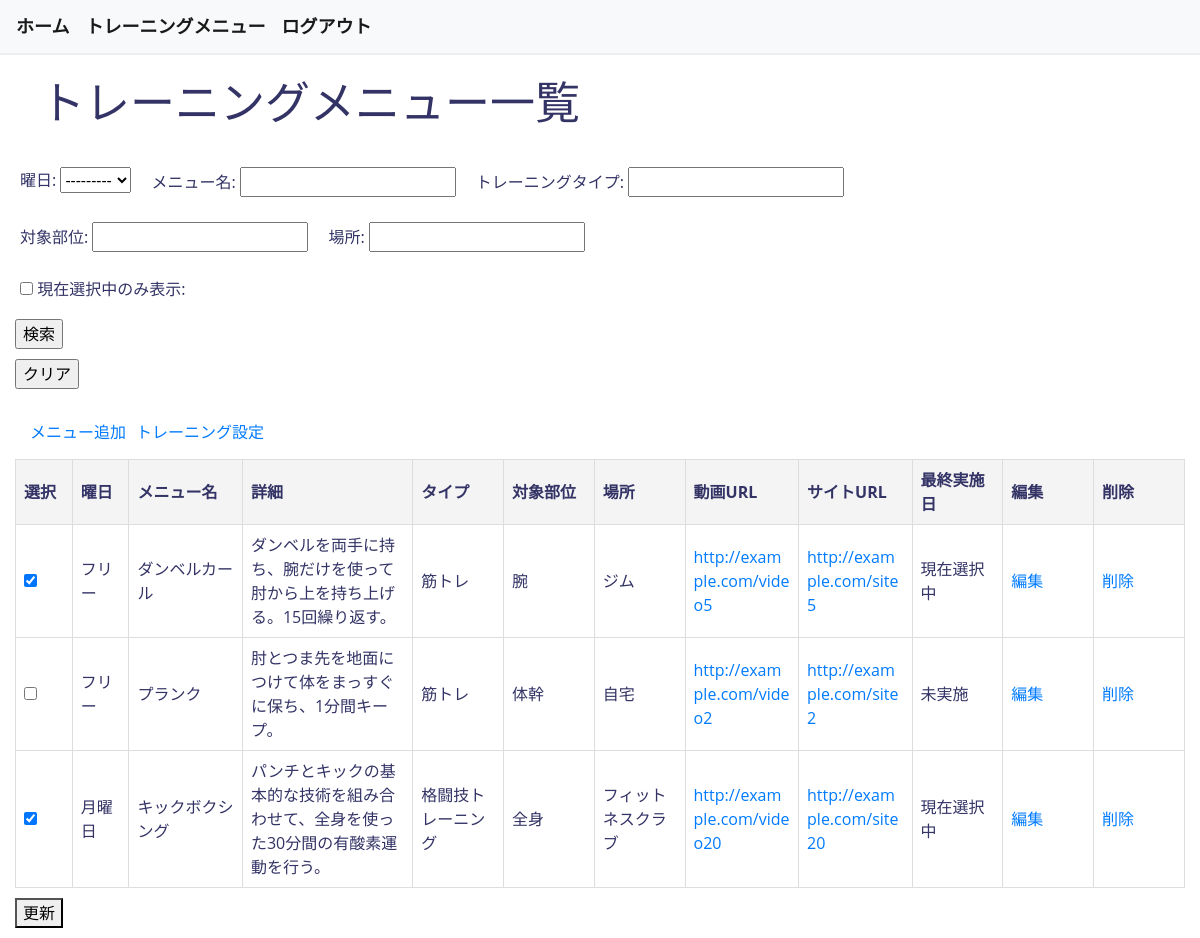
The page /training_menus/training_list/ (signed in) on the database its author committed.
### training_menus/models.py (models this page shows, shortened)
class UserCustomMenus(models.Model):
    DAY_OF_WEEK_CHOICES = (
        ('free', 'フリー'),
        ('monday', '月曜日'),
        ('tuesday', '火曜日'),
        ('wednesday', '水曜日'),
        ('thursday', '木曜日'),
        ('friday', '金曜日'),
        ('saturday', '土曜日'),
        ('sunday', '日曜日'),
    )
    menu_name = models.CharField(max_length=1000, verbose_name='メニュー名')
    menu_details = models.CharField(max_length=2000, blank=True, null=True, verbose_name='詳細')
    training_type = models.ForeignKey(
        TrainingType,
        on_delete = models.CASCADE,
        blank=True,
        null=True,
        verbose_name='トレーニングタイプ'
    )
    training_part = models.ForeignKey(
        TrainingPart,
        on_delete = models.CASCADE,
        blank=True,
        null=True,
        verbose_name='対象部位'
    )
    training_location = models.ForeignKey(
        TrainingLocation,
        on_delete = models.CASCADE,
        blank=True,
        null=True,
        verbose_name='場所'
    )
    reference_video_url = models.URLField(max_length=1000, blank=True, null=True, verbose_name='動画URL')
    reference_site_url = models.URLField(max_length=1000, blank=True, null=True, verbose_name='サイトURL')
    last_performed_date = models.CharField(max_length=1000, default='未実施', verbose_name='最終実施日')
    is_current = models.BooleanField(default=False, verbose_name='現在選択')
    day_of_week = models.CharField(max_length=10, choices=DAY_OF_WEEK_CHOICES, blank=True, null=True, verbose_name='曜日')
    user = models.ForeignKey(
        Users,
        on_delete = models.CASCADE,
        related_name='custom_menus',
    )
    create_at = models.DateTimeField(auto_now_add=True)
    update_at = models.DateTimeField(auto_now=True)
    class Meta:
        db_table = 'training_custom_menus'
        verbose_name = 'ユーザーカスタムメニュー'
        verbose_name_plural = 'ユーザーカスタムメニュー'

class TrainingType(models.Model):
    name = models.CharField(max_length=1000)
    user = models.ForeignKey(
        Users,
        on_delete = models.CASCADE,
    )
    create_at = models.DateTimeField(auto_now_add=True)
    update_at = models.DateTimeField(auto_now=True)
    class Meta:
        db_table = 'training_type'

class TrainingPart(models.Model):
    name = models.CharField(max_length=1000)
    user = models.ForeignKey(
        Users,
        on_delete = models.CASCADE,
    )
    create_at = models.DateTimeField(auto_now_add=True)
    update_at = models.DateTimeField(auto_now=True)
    class Meta:
        db_table = 'training_part'

class TrainingLocation(models.Model):
    name = models.CharField(max_length=1000)
    user = models.ForeignKey(
        Users,
        on_delete = models.CASCADE,
    )
    create_at = models.DateTimeField(auto_now_add=True)
    update_at = models.DateTimeField(auto_now=True)
    class Meta:
        db_table = 'training_location'

### training_menus/views.py (the view, shortened to what this page needs)
# urls.py: path('training_list/', TrainingListView.as_view(), name='training_list'),
class TrainingListView(LoginRequiredMixin, ListView):
    template_name = os.path.join('training_menus', 'training_list.html')
    model = UserCustomMenus
    def get_queryset(self):
        queryset = super().get_queryset().filter(user=self.request.user)
        form = TrainingSearchForm(self.request.GET)
        if form.is_valid():
            data = form.cleaned_data
            if data.get('day_of_week'):
                queryset = queryset.filter(day_of_week=data['day_of_week'])
            if data.get('menu_name'):
                queryset = queryset.filter(menu_name__icontains=data['menu_name'])
            if data.get('training_type_name'):
                queryset = queryset.filter(training_type__name__icontains=data['training_type_name'])
            if data.get('training_part_name'):
                queryset = queryset.filter(training_part__name__icontains=data['training_part_name'])
            if data.get('training_location_name'):
                queryset = queryset.filter(training_location__name__icontains=data['training_location_name'])
            if data.get('current_only'):
                queryset = queryset.filter(is_current=True)
        return queryset
    def get_context_data(self, **kwargs):
        context = super().get_context_data(**kwargs)
        context['form'] = TrainingSearchForm(initial=self.request.GET)
        return context

### training_menus/forms.py
class TrainingSearchForm(forms.Form):
    day_of_week = forms.ChoiceField(
        choices=[('', '---------')] + list(UserCustomMenus.DAY_OF_WEEK_CHOICES),
        required=False,
        label='曜日',
    )
    menu_name = forms.CharField(label='メニュー名', required=False)
    training_type_name = forms.CharField(label='トレーニングタイプ', required=False)
    training_part_name = forms.CharField(label='対象部位', required=False)
    training_location_name = forms.CharField(label='場所', required=False)
    current_only = forms.BooleanField(label='現在選択中のみ表示', required=False, initial=False)

### templates/training_menus/training_list.html (shortened to what this page needs)
{% extends 'base.html' %}
{% load static %}
{% block content %}
<link rel="stylesheet" type="text/css" href="{% static 'css/training_list.css' %}">
<h1 class="page-title">トレーニングメニュー一覧</h1>
<div class="container">
  <div class="search-form-container">
    <form method="get" action="{% url 'training_menus:training_list' %}" class="search-form">
      <div class="form-row">
        <div class="form-field">
          {{ form.day_of_week.label_tag }}
          {{ form.day_of_week }}
        </div>
        <div class="form-field">
          {{ form.menu_name.label_tag }}
          {{ form.menu_name }}
        </div>
        <div class="form-field">
          {{ form.training_type_name.label_tag }}
          {{ form.training_type_name }}
        </div>
      </div>
      <div class="form-row">
        <div class="form-field">
          {{ form.training_part_name.label_tag }}
          {{ form.training_part_name }}
        </div>
        <div class="form-field">
          {{ form.training_location_name.label_tag }}
          {{ form.training_location_name }}
        </div>
      </div>
      <div class="form-row">
        <div class="form-field checkbox-field">
          {{ form.current_only }}
          {{ form.current_only.label_tag }}
        </div>
      </div>
      <div class="form-actions">
        <input type="submit" value="検索" class="search-button"/>
      </div>
    </form>
    <form method="get" action="{% url 'training_menus:training_list' %}">
      <p><input type="submit" value="クリア" class="clear-button"/></p>
    </form>
  </div>
  <div class="link-container">
    <p><a href="{% url 'training_menus:training_add' %}" class="add-menu-link">メニュー追加</a></p>
    <p><a href="{% url 'training_menus:training_settings' %}" class="settings-link">トレーニング設定</a></p>
  </div>
  <div class="training-table-container">
    <form method="post">
        <table class="training-table">
            <thead>
            <tr>
                <th>選択</th>
                <th>曜日</th>
                <th>メニュー名</th>
                <th>詳細</th>
                <th>タイプ</th>
                <th>対象部位</th>
                <th>場所</th>
                <th>動画URL</th>
                <th>サイトURL</th>
                <th>最終実施日</th>
                <th>編集</th>
                <th>削除</th>
            </tr>
            </thead>
            <tbody>
            {% for object in object_list %}
            <tr>
                <td><input type="checkbox" name="is_current_{{ object.id }}" value="{{ object.id }}" {% if object.is_current %} checked {% endif %}></td>
                <td>{{ object.get_day_of_week_display }}</td>
                <td>{{ object.menu_name }}</td>
                <td>{{ object.menu_details }}</td>
                <td>{{ object.training_type.name }}</td>
                <td>{{ object.training_part.name }}</td>
                <td>{{ object.training_location.name }}</td>
                <td><a href="{{ object.reference_video_url }}" target="_blank">{{ object.reference_video_url|truncatechars:30 }}</a></td>
                <td><a href="{{ object.reference_site_url }}" target="_blank">{{ object.reference_site_url|truncatechars:30 }}</a></td>
                <td>{{ object.last_performed_date }}</td>
                <td><a href="{% url 'training_menus:training_update' object.id %}" class="edit-link">編集</a></td>
                <td><a href="{% url 'training_menus:training_delete' object.id %}" class="delete-link">削除</a></td>
            </tr>
            {% endfor %}
            </tbody>
        </table>
        <button type="submit" class="update-button">更新</button>
    </form>
  </div>
</div>
{% endblock %}

### static/css/base.css (style rules this page uses)
body { font-family: 'Open Sans', sans-serif; color: #333366; background-color: #ffffff; }

### static/css/training_list.css (style rules this page uses)
body { font-family: 'Open Sans', sans-serif; }
.page-title { display: flex; justify-content: space-between; padding: 20px 40px; }
h1 { font-size: 45px; }
.container { width: 100%; max-width: 1700px; margin: 0 auto; }
.form-row { display: flex; flex-wrap: wrap; }
.form-field { margin: 10px; }
.form-actions { margin: 0px 0px 10px 0; }
.link-container { display: flex; align-items: center; padding: 10px; }
.link-container p { margin: 5px 5px; }
.training-table-container { margin: 0 auto; width: 100%; }
.training-table { width: 100%; table-layout: fixed; border-collapse: collapse; }
.training-table th, .training-table td { font-size: 16px; text-align: left; padding: 8px; border: 1px solid #ddd; overflow: hidden; }
.training-table th:nth-child(1), .training-table td:nth-child(1) { width: 5%; }
.training-table th:nth-child(2), .training-table td:nth-child(2) { width: 5%; }
.training-table th:nth-child(3), .training-table td:nth-child(3) { width: 10%; }
.training-table th:nth-child(4), .training-table td:nth-child(4) { width: 15%; }
.training-table th:nth-child(5), .training-table td:nth-child(5), .training-table th:nth-child(6), .training-table td:nth-child(6), .training-table th:nth-child(7), .training-table td:nth-child(7) { width: 8%; }
.training-table th:nth-child(8), .training-table td:nth-child(8), .training-table th:nth-child(9), .training-table td:nth-child(9) { width: 10%; }
.training-table th:nth-child(10), .training-table td:nth-child(10) { width: 8%; }
.training-table th:nth-child(11), .training-table td:nth-child(11), .training-table th:nth-child(12), .training-table td:nth-child(12) { width: 8%; }
.training-table th { background-color: #f4f4f4; }
.training-table td { word-wrap: break-word; overflow-wrap: break-word; }
.update-button { margin: 10px 0px; }

### rows shown on the page
UserCustomMenus: is_current "☑", day_of_week "フリー", menu_name "ダンベルカール", menu_details "ダンベルを両手に持ち、腕だけを使って肘から上を持ち上げる。15回繰り返す。", training_type.name "筋トレ", training_part.name "腕", training_location.name "ジム", reference_video_url "http://example.com/video5", reference_site_url "http://example.com/site5", last_performed_date "現在選択中"
UserCustomMenus: day_of_week "フリー", menu_name "プランク", menu_details "肘とつま先を地面につけて体をまっすぐに保ち、1分間キープ。", training_type.name "筋トレ", training_part.name "体幹", training_location.name "自宅", reference_video_url "http://example.com/video2", reference_site_url "http://example.com/site2", last_performed_date "未実施"
UserCustomMenus: is_current "☑", day_of_week "月曜日", menu_name "キックボクシング", menu_details "パンチとキックの基本的な技術を組み合わせて、全身を使った30分間の有酸素運動を行う。", training_type.name "格闘技トレーニング", training_part.name "全身", training_location.name "フィットネスクラブ", reference_video_url "http://example.com/video20", reference_site_url "http://example.com/site20", last_performed_date "現在選択中"
